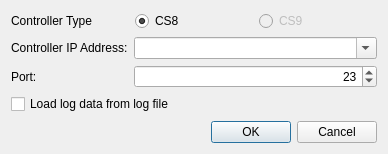
<?xml version="1.0" encoding="UTF-8"?>
<ui version="4.0">
 <class>cs8ConnectDialog</class>
 <widget class="QDialog" name="cs8ConnectDialog">
  <property name="geometry">
   <rect>
    <x>0</x>
    <y>0</y>
    <width>388</width>
    <height>154</height>
   </rect>
  </property>
  <property name="windowTitle">
   <string>Dialog</string>
  </property>
  <layout class="QVBoxLayout" name="verticalLayout">
   <item>
    <layout class="QHBoxLayout" name="horizontalLayout">
     <item>
      <widget class="QLabel" name="label_3">
       <property name="text">
        <string>Controller Type</string>
       </property>
      </widget>
     </item>
     <item>
      <widget class="QRadioButton" name="rbCS8">
       <property name="text">
        <string>CS8</string>
       </property>
       <property name="checked">
        <bool>true</bool>
       </property>
      </widget>
     </item>
     <item>
      <widget class="QRadioButton" name="rbCS9">
       <property name="enabled">
        <bool>false</bool>
       </property>
       <property name="text">
        <string>CS9</string>
       </property>
      </widget>
     </item>
    </layout>
   </item>
   <item>
    <layout class="QFormLayout" name="formLayout">
     <item row="0" column="0">
      <widget class="QLabel" name="label">
       <property name="text">
        <string>Controller IP Address:</string>
       </property>
      </widget>
     </item>
     <item row="0" column="1">
      <widget class="QComboBox" name="cpIPAddress">
       <property name="editable">
        <bool>true</bool>
       </property>
      </widget>
     </item>
     <item row="1" column="0">
      <widget class="QLabel" name="label_2">
       <property name="text">
        <string>Port:</string>
       </property>
      </widget>
     </item>
     <item row="1" column="1">
      <widget class="QSpinBox" name="sbPortNumber">
       <property name="alignment">
        <set>Qt::AlignRight|Qt::AlignTrailing|Qt::AlignVCenter</set>
       </property>
       <property name="accelerated">
        <bool>true</bool>
       </property>
       <property name="minimum">
        <number>1</number>
       </property>
       <property name="maximum">
        <number>65000</number>
       </property>
       <property name="value">
        <number>23</number>
       </property>
      </widget>
     </item>
    </layout>
   </item>
   <item>
    <widget class="QCheckBox" name="cbLoadStoredLog">
     <property name="text">
      <string>Load log data from log file</string>
     </property>
    </widget>
   </item>
   <item>
    <spacer name="verticalSpacer">
     <property name="orientation">
      <enum>Qt::Vertical</enum>
     </property>
     <property name="sizeHint" stdset="0">
      <size>
       <width>20</width>
       <height>40</height>
      </size>
     </property>
    </spacer>
   </item>
   <item>
    <widget class="QDialogButtonBox" name="buttonBox">
     <property name="orientation">
      <enum>Qt::Horizontal</enum>
     </property>
     <property name="standardButtons">
      <set>QDialogButtonBox::Cancel|QDialogButtonBox::Ok</set>
     </property>
    </widget>
   </item>
  </layout>
 </widget>
 <tabstops>
  <tabstop>cpIPAddress</tabstop>
  <tabstop>sbPortNumber</tabstop>
  <tabstop>cbLoadStoredLog</tabstop>
  <tabstop>rbCS8</tabstop>
  <tabstop>rbCS9</tabstop>
 </tabstops>
 <resources/>
 <connections>
  <connection>
   <sender>buttonBox</sender>
   <signal>accepted()</signal>
   <receiver>cs8ConnectDialog</receiver>
   <slot>accept()</slot>
   <hints>
    <hint type="sourcelabel">
     <x>248</x>
     <y>254</y>
    </hint>
    <hint type="destinationlabel">
     <x>157</x>
     <y>274</y>
    </hint>
   </hints>
  </connection>
  <connection>
   <sender>buttonBox</sender>
   <signal>rejected()</signal>
   <receiver>cs8ConnectDialog</receiver>
   <slot>reject()</slot>
   <hints>
    <hint type="sourcelabel">
     <x>316</x>
     <y>260</y>
    </hint>
    <hint type="destinationlabel">
     <x>286</x>
     <y>274</y>
    </hint>
   </hints>
  </connection>
  <connection>
   <sender>rbCS8</sender>
   <signal>toggled(bool)</signal>
   <receiver>sbPortNumber</receiver>
   <slot>setEnabled(bool)</slot>
   <hints>
    <hint type="sourcelabel">
     <x>193</x>
     <y>18</y>
    </hint>
    <hint type="destinationlabel">
     <x>249</x>
     <y>70</y>
    </hint>
   </hints>
  </connection>
 </connections>
</ui>
